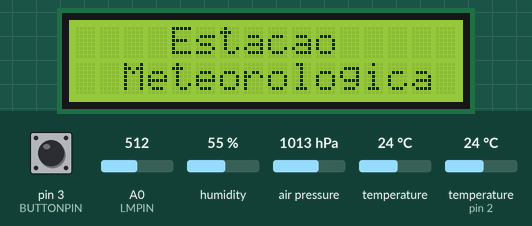
The sketch below on a simulated Arduino Uno, built with avr-gcc and run on an emulated ATmega328P. On the bench: 16×2 character LCD. The inputs (shaded band) are chosen by the test bench; at power-on: pin 3 (BUTTONPIN) LOW, A0 (LMPIN) = 512, humidity 55 %, air pressure 1013 hPa, temperature 24 °C, temperature (sensor on pin 2) 24 °C. What the sketch prints to the serial monitor is not drawn.

Above: at 1.2 s.
1.3 s: pin 3 (BUTTONPIN) pulled HIGH for 0.15 s
At 2.8 s:
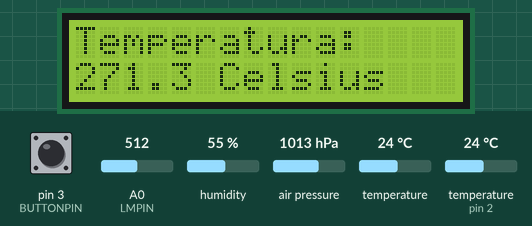
3.2 s: pin 3 (BUTTONPIN) pulled HIGH for 1 s
At 5.3 s:
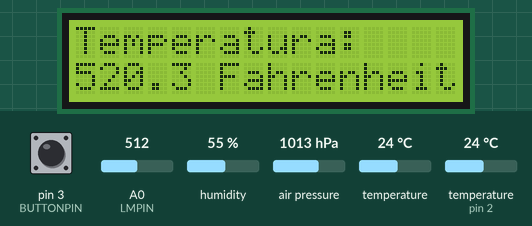
5.8 s: pin 3 (BUTTONPIN) pulled HIGH for 0.15 s
At 6.3 s:
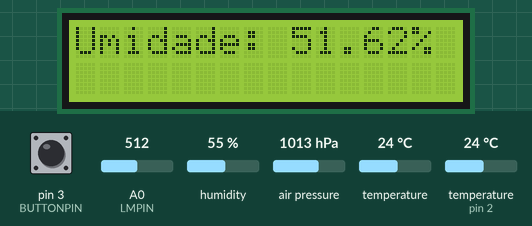
7.5 s: pin 3 (BUTTONPIN) pulled HIGH for 3.2 s
At 12.0 s:
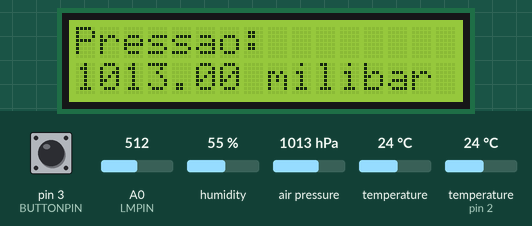
12.3 s: pin 3 (BUTTONPIN) pulled HIGH for 0.15 s
At 14.2 s:
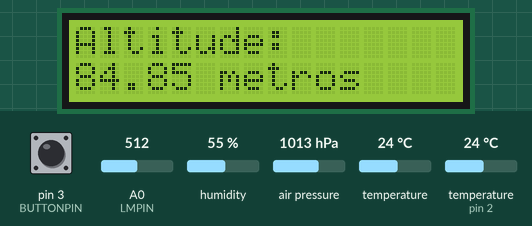
14.4 s: pin 3 (BUTTONPIN) pulled HIGH for 1 s
At 18.68 s:
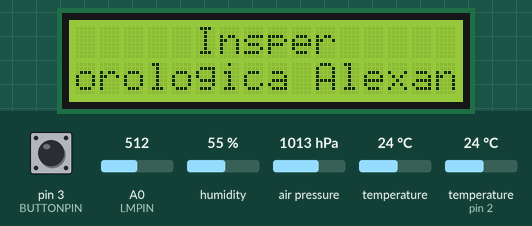
Timing chart, 0 to 20.2 s (numbered marks = the images above; inputs shaded):
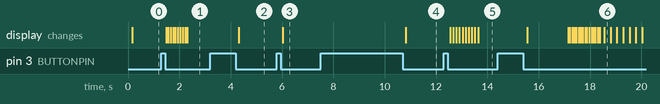

The sketch:

Programa-v2.ino
```cpp
const int LMPIN= A0;
const int DHTPIN= 2;
const int BUTTONPIN= 3;
int mode= 0;
int holder= 0;
int counter= 0;
int namecounter= 0;
int lmv[10];
double altitudev[10];
int altitudecounter= 0;

#include "DHT.h"

#include <SFE_BMP180.h>
#include <Wire.h>

#include <LiquidCrystal_I2C.h>

DHT dht(DHTPIN, DHT22);

SFE_BMP180 pressure;
double baseline = 1023.25;

LiquidCrystal_I2C lcd(0x27, 16, 2);

void setup(){
  pinMode(DHTPIN, INPUT);
  pinMode(BUTTONPIN, INPUT);

  dht.begin();

  if (pressure.begin()){
    Serial.println("BMP180 init success");
  }

  lcd.begin();
  lcd.backlight();

  Serial.begin(9600);
}

void loop(){                     // run over and over again
  delay(50);
  read_button();
  switch(mode){
    case 0: display_names(); break;
    case 1: read_lm(true); break;
    case 2: read_lm(false); break;
    case 3: read_dht(); break;
    case 4: read_bmp(); break;
    case 5: get_altitude(); break;
  }
}

void display_names(){

  const char estacao[]= "    Estacao          Insper     ";
  const char insper[]="     Insper     ";
  const char meteorologica[]="  Meteorologica ";
  const char names[]= "  Meteorologica Alexandre Young   Sabrina Simao   Paulo Tozzo   ";
  const int limit= strlen(names);
  String temp= "";
  String temp2="";
  int i= 0;
  if(namecounter < 30){

    lcd.setCursor(0,0);
    lcd.print(estacao);
    lcd.setCursor(0,1);
    lcd.print(meteorologica);
  }else{
    while (i!=16){
      if ( ( (namecounter-30) < 16 ) or ( (limit*3+30-namecounter) < 16)    ){
          temp2+= estacao[(i+(namecounter-30) )%32];
      }
      temp+=names[ (i+((namecounter-30)/3))%limit];
      i+= 1;
    }

    if( !( ( (namecounter-30) < 16 ) or ( (limit*3+30-namecounter) < 16)    )){
      temp2+=insper;
    }

    lcd.setCursor(0,0);
    lcd.print(temp2);
    lcd.setCursor(0,1);
    lcd.print(temp);
  }

  namecounter+= 1;
  namecounter%= limit*3+30;
}

void read_dht(){

  float h = dht.readHumidity();

  //conversão start
  const float dhti= 1.9386022720053262;
  h= h*0.97385071 - dhti;
  //conversão end

  String out= "Umidade: ";
  out+= h;
  out+= "%";
  lcd.setCursor(0,0);
  lcd.print(out);
  lcd.setCursor(0,1);
  lcd.print("                ");
}

void read_lm(bool celsius){

  long voltage= analogRead(LMPIN);

  voltage= (voltage*5000)/1024;

  Serial.print("\nmilivolts: "); Serial.print(voltage);


  lmv[counter]= voltage;
  double media= 0.0;
  int i= 0;
  while( i != 10 ){
    media+= lmv[i];
    i+=1;
  }
  media/= 10;

  //conversão - start
  const float lmi= 0.4874947868695475;
  media= media/9.2310178 + lmi;
  //end

  String out= "";
  if(celsius){
    int temp= int(media);
    int temp2= int(media*10)%10;

    out+= temp;
    out+= ".";
    out+= temp2;
    out+= " Celsius";
  }else{

    //converter media para fahrenheit
    media= (media*9 +160)/5;

    int temp= int(media);
    int temp2= int(media*10)%10;

    out+= temp;
    out+= ".";
    out+= temp2;
    out+= " Fahrenheit";
  }
    out+="                ";
    lcd.setCursor(0,0);
    lcd.print("Temperatura:    ");
    lcd.setCursor(0,1);
    lcd.print(out);

  counter+= 1;
  counter%= 10;
}

void read_button(){

  int push= digitalRead(BUTTONPIN);

  if ( holder != push){

    holder= push;
    if (holder == 0){
      mode+= 1;
      mode%= 6;
    }
  }
}

void get_altitude(){
  double a, P;
  P = getPressure();
  a = pressure.altitude(P,baseline);

  altitudev[altitudecounter]= a;
  int i =0;
  double media= 0;
  while(i != 10){
    media+= altitudev[i];
    i+=1;
  }
  media/=10;

  String out= "";
  out+= media;
  out+=" metros";
  out+="             ";
  lcd.setCursor(0,0);
  lcd.print("Altitude:       ");
  lcd.setCursor(0,1);
  lcd.print(out);

  altitudecounter+= 1;
  altitudecounter%= 10;
}

void read_bmp(){
  double P;
  P = getPressure();

  String out= "";
  out+= P;
  out+=" milibar";
  out+="             ";
  lcd.setCursor(0,0);
  lcd.print("Pressao:        ");
  lcd.setCursor(0,1);
  lcd.print(out);
  //lcd.print("                ");
}

double getPressure(){
  char status;
  double T,P,p0,a;

  // You must first get a temperature measurement to perform a pressure reading.

  // Start a temperature measurement:
  // If request is successful, the number of ms to wait is returned.
  // If request is unsuccessful, 0 is returned.

  status = pressure.startTemperature();
  if (status != 0)
  {
    // Wait for the measurement to complete:

    delay(status);

    // Retrieve the completed temperature measurement:
    // Note that the measurement is stored in the variable T.
    // Use '&T' to provide the address of T to the function.
    // Function returns 1 if successful, 0 if failure.

    status = pressure.getTemperature(T);
    if (status != 0)
    {
      // Start a pressure measurement:
      // The parameter is the oversampling setting, from 0 to 3 (highest res, longest wait).
      // If request is successful, the number of ms to wait is returned.
      // If request is unsuccessful, 0 is returned.

      status = pressure.startPressure(3);
      if (status != 0)
      {
        // Wait for the measurement to complete:
        delay(status);

        // Retrieve the completed pressure measurement:
        // Note that the measurement is stored in the variable P.
        // Use '&P' to provide the address of P.
        // Note also that the function requires the previous temperature measurement (T).
        // (If temperature is stable, you can do one temperature measurement for a number of pressure measurements.)
        // Function returns 1 if successful, 0 if failure.

        status = pressure.getPressure(P,T);
        if (status != 0)
        {
          return(P);
        }
        else Serial.println("error retrieving pressure measurement\n");
      }
      else Serial.println("error starting pressure measurement\n");
    }
    else Serial.println("error retrieving temperature measurement\n");
  }
  else Serial.println("error starting temperature measurement\n");
}
```

Measured:
- after the input at 1.3 s, the display: first changes after 0.20 s (image 1 shows a later state)
- after the input at 3.2 s, the display: changes after 1.1 s (image 2)
- after the input at 5.8 s, the display: changes after 0.23 s (image 3)
- after the input at 7.5 s, the display: changes after 3.3 s (image 4)
- after the input at 12.3 s, the display: first changes after 0.25 s (image 5 shows a later state)
- after the input at 14.4 s, the display: first changes after 1.2 s (image 6 shows a later state)
